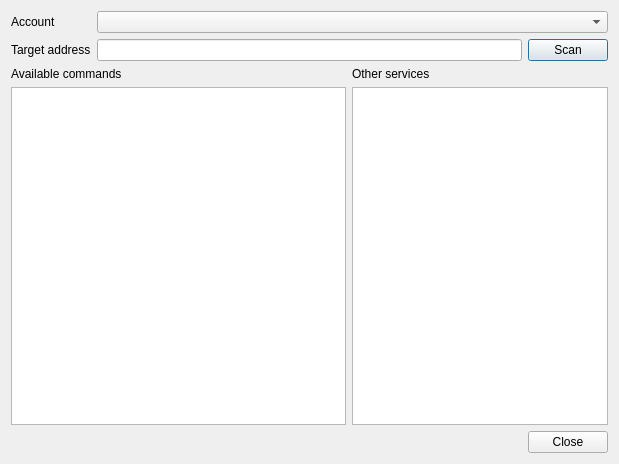
<?xml version="1.0" encoding="UTF-8"?>
<ui version="4.0">
 <class>DlgAdhocBrowser</class>
 <widget class="QDialog" name="DlgAdhocBrowser">
  <property name="geometry">
   <rect>
    <x>0</x>
    <y>0</y>
    <width>619</width>
    <height>464</height>
   </rect>
  </property>
  <property name="windowTitle">
   <string>Ad-Hoc Command Browser</string>
  </property>
  <layout class="QVBoxLayout" name="verticalLayout_3">
   <item>
    <layout class="QFormLayout" name="formLayout">
     <item row="0" column="0">
      <widget class="QLabel" name="label_3">
       <property name="text">
        <string>Account</string>
       </property>
      </widget>
     </item>
     <item row="0" column="1">
      <widget class="QComboBox" name="account">
       <property name="sizePolicy">
        <sizepolicy hsizetype="Expanding" vsizetype="Fixed">
         <horstretch>0</horstretch>
         <verstretch>0</verstretch>
        </sizepolicy>
       </property>
      </widget>
     </item>
     <item row="1" column="0">
      <widget class="QLabel" name="label_4">
       <property name="text">
        <string>Target address</string>
       </property>
      </widget>
     </item>
     <item row="1" column="1">
      <layout class="QHBoxLayout" name="horizontalLayout_2">
       <item>
        <widget class="QLineEdit" name="address"/>
       </item>
       <item>
        <widget class="QPushButton" name="btnScan">
         <property name="text">
          <string>Scan</string>
         </property>
        </widget>
       </item>
      </layout>
     </item>
    </layout>
   </item>
   <item>
    <layout class="QHBoxLayout" name="horizontalLayout">
     <item>
      <layout class="QVBoxLayout" name="verticalLayout">
       <item>
        <widget class="QLabel" name="label_2">
         <property name="text">
          <string>Available commands</string>
         </property>
        </widget>
       </item>
       <item>
        <widget class="QListView" name="commands">
         <property name="alternatingRowColors">
          <bool>true</bool>
         </property>
         <property name="uniformItemSizes">
          <bool>true</bool>
         </property>
        </widget>
       </item>
      </layout>
     </item>
     <item>
      <layout class="QVBoxLayout" name="verticalLayout_2">
       <item>
        <widget class="QLabel" name="label">
         <property name="text">
          <string>Other services</string>
         </property>
        </widget>
       </item>
       <item>
        <widget class="QTableView" name="services">
         <property name="sizePolicy">
          <sizepolicy hsizetype="Preferred" vsizetype="Expanding">
           <horstretch>0</horstretch>
           <verstretch>0</verstretch>
          </sizepolicy>
         </property>
         <property name="selectionMode">
          <enum>QAbstractItemView::SingleSelection</enum>
         </property>
         <property name="selectionBehavior">
          <enum>QAbstractItemView::SelectRows</enum>
         </property>
         <property name="showGrid">
          <bool>false</bool>
         </property>
         <attribute name="horizontalHeaderHighlightSections">
          <bool>false</bool>
         </attribute>
         <attribute name="horizontalHeaderStretchLastSection">
          <bool>true</bool>
         </attribute>
         <attribute name="verticalHeaderVisible">
          <bool>false</bool>
         </attribute>
        </widget>
       </item>
      </layout>
     </item>
    </layout>
   </item>
   <item>
    <widget class="QDialogButtonBox" name="buttonBox">
     <property name="orientation">
      <enum>Qt::Horizontal</enum>
     </property>
     <property name="standardButtons">
      <set>QDialogButtonBox::Close</set>
     </property>
    </widget>
   </item>
  </layout>
 </widget>
 <resources/>
 <connections>
  <connection>
   <sender>buttonBox</sender>
   <signal>accepted()</signal>
   <receiver>DlgAdhocBrowser</receiver>
   <slot>accept()</slot>
   <hints>
    <hint type="sourcelabel">
     <x>224</x>
     <y>533</y>
    </hint>
    <hint type="destinationlabel">
     <x>157</x>
     <y>274</y>
    </hint>
   </hints>
  </connection>
  <connection>
   <sender>buttonBox</sender>
   <signal>rejected()</signal>
   <receiver>DlgAdhocBrowser</receiver>
   <slot>reject()</slot>
   <hints>
    <hint type="sourcelabel">
     <x>292</x>
     <y>539</y>
    </hint>
    <hint type="destinationlabel">
     <x>286</x>
     <y>274</y>
    </hint>
   </hints>
  </connection>
  <connection>
   <sender>address</sender>
   <signal>returnPressed()</signal>
   <receiver>btnScan</receiver>
   <slot>click()</slot>
   <hints>
    <hint type="sourcelabel">
     <x>619</x>
     <y>26</y>
    </hint>
    <hint type="destinationlabel">
     <x>729</x>
     <y>26</y>
    </hint>
   </hints>
  </connection>
 </connections>
</ui>
